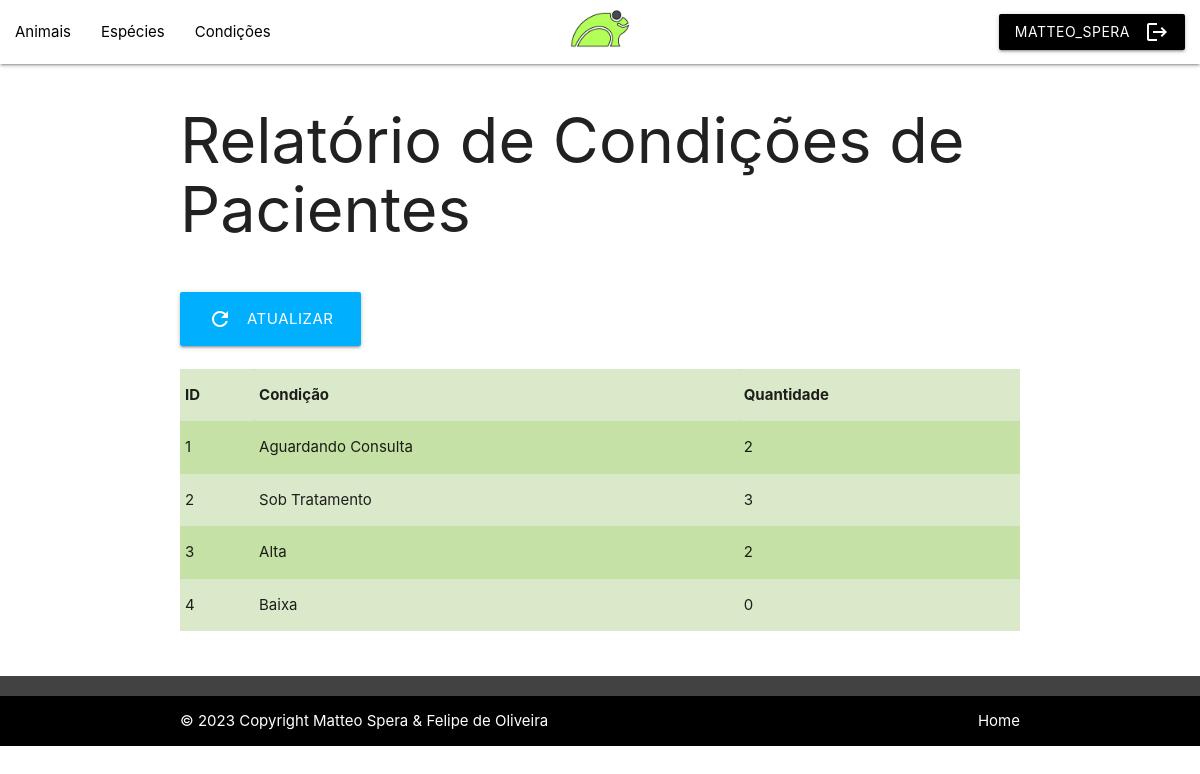
The app's page /VIEW/Condicao/lstCondicao.php (signed in) with its own data.
### tables this page shows
CREATE TABLE `condicao` (
  `id` int(11) NOT NULL,
  `descricao` varchar(35) NOT NULL,
  `quantidade` int(3) NOT NULL
);

### DAL/dalCondicao.php (called while the page is built, shortened)
<?php
    include_once $_SERVER['DOCUMENT_ROOT'].'/ClinicaBichoFeliz/MODEL/Condicao.php';
    class dalCondicao
    {
        public function Select()
        {
            $sql = "select * from condicao;";
            $pdo = Conexao::conectar();
            $result = $pdo->query($sql);
            foreach($result as $linha){
                $condicao = new \MODEL\Condicao();
                $condicao->setId($linha['id']);
                $condicao->setDescricao($linha['descricao']);
                $condicao->setQuantidade($linha['quantidade']);
                $lstCondicao[] = $condicao;
            }
            return $lstCondicao;
        }
        public function RefreshAll()
        {
            $lstCondicao = $this->Select();
        }
    }
?>

### BLL/bllCondicao.php (called while the page is built, shortened)
<?php
    include_once $_SERVER['DOCUMENT_ROOT'].'/ClinicaBichoFeliz/DAL/dalCondicao.php';
    require_once $_SERVER['DOCUMENT_ROOT'].'/ClinicaBichoFeliz/MODEL/Condicao.php';
    class bllCondicao
    {
        public function Select ()
        {
            $dal = new \DAL\dalCondicao();
            return $dal->Select();
        }
        public function RefreshAll()
        {
            $dal = new \DAL\dalCondicao();
            $dal->refreshAll();
        }
    }
?>

### MODEL/Condicao.php (called while the page is built, shortened)
<?php
class Condicao
{
    private ?int $id;
    private ?string $descricao;
    private ?int $quantidade;
    public function getId(){
        return $this->id;
    }
    public function setId(int $id){
        $this->id = $id;
    }
    public function getDescricao(){
        return $this->descricao;
    }
    public function setDescricao(string $descricao){
        $this->descricao = $descricao;
    }
    public function getQuantidade(){
        return $this->quantidade;
    }
    public function setQuantidade(int $quantidade){
        $this->quantidade = $quantidade;
    }
}
?>

### VIEW/condicao/lstCondicao.php (the view, shortened to what this page needs)
<?php
include_once $_SERVER['DOCUMENT_ROOT'].'/ClinicaBichoFeliz/BLL/bllCondicao.php';
$bll = new \BLL\bllCondicao();
$bll->refreshAll();
$lstCondicao = $bll->Select();
?>
<!DOCTYPE html>
<html lang="pt-BR">
<head>
    <link rel="stylesheet" href="https://cdnjs.cloudflare.com/ajax/libs/materialize/1.0.0/css/materialize.min.css">
</head>
<body>
    <?php include_once $_SERVER['DOCUMENT_ROOT'] . '/ClinicaBichoFeliz/VIEW/menu.php'; ?>
    <div class="container">
        <h1>Relatório de Condições de Pacientes</h1><br>
        <a class="waves-effect waves-light btn-large light-blue accent-3" href="javascript:location.reload();"><i class="material-icons left">refresh</i>Atualizar</a><br><br>
        <table class="striped light-green lighten-3">
            <tr>
                <th>ID</th>
                <th>Condição</th>
                <th>Quantidade</th>
            </tr>
            <?php
            foreach ($lstCondicao as $condicao) {
            ?>
                <tr>
                    <td><?php echo $condicao->getId(); ?></td>
                    <td><?php echo $condicao->getDescricao(); ?></td>
                    <td><?php echo $condicao->getQuantidade(); ?></td>
                </tr>
            <?php
            }
            ?>
        </table>
    </div>
    <br><br>
    <?php include_once $_SERVER['DOCUMENT_ROOT'] . '/ClinicaBichoFeliz/VIEW/footer.php'; ?>
</body>
</html>

### records on screen
condicao: id "1", descricao "Aguardando Consulta", quantidade "2"
condicao: id "2", descricao "Sob Tratamento", quantidade "3"
condicao: id "3", descricao "Alta", quantidade "2"
condicao: id "4", descricao "Baixa", quantidade "0"

### other values on screen
$usuario "MATTEO_SPERA"
